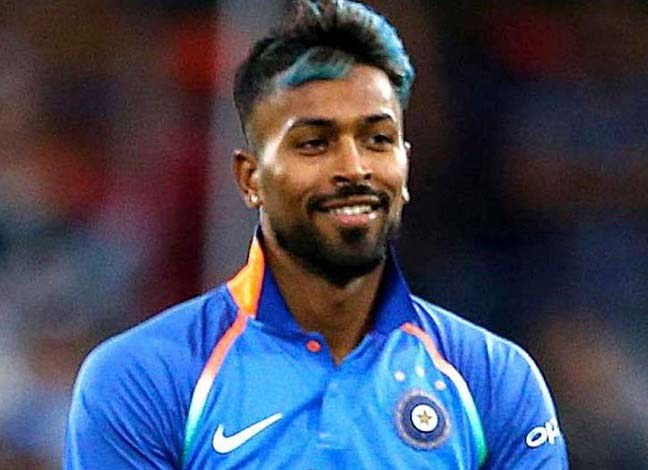
#> input picture Dataset/Hardik Pandya/Image_21.png, 648 x 470 px; its folder holds only this picture in this run
$ python Prepare_dataset.py
#> lines starting #> are read from the running program, lines starting #| are printed output that depends on the picture
import os
import cv2

# ==========================================
# Paths
# ==========================================

SOURCE_DATASET = "Dataset"
OUTPUT_DATASET = "Dataset_Faces"

# Supported image formats
VALID_EXTENSIONS = (
    ".jpg",
    ".jpeg",
    ".png",
    ".bmp",
    ".webp"
)

# ==========================================
# Create output folder
# ==========================================

os.makedirs(OUTPUT_DATASET, exist_ok=True)

# ==========================================
# Load Haar Cascade Face Detector
# ==========================================

face_cascade = cv2.CascadeClassifier(
    cv2.data.haarcascades +
    "haarcascade_frontalface_default.xml"
)

if face_cascade.empty():
    print("ERROR: Could not load face detector.")
    exit()

# ==========================================
# Counters
# ==========================================

total_images = 0
successful_faces = 0
no_face = 0
invalid_images = 0

# ==========================================
# Process each player folder
# ==========================================

for player_name in sorted(os.listdir(SOURCE_DATASET)):

    player_path = os.path.join(
        SOURCE_DATASET,
        player_name
    )

    # Ignore files; process only folders
    if not os.path.isdir(player_path):
        continue

    # Create corresponding output folder
    output_player_path = os.path.join(
        OUTPUT_DATASET,
        player_name
    )

    os.makedirs(
        output_player_path,
        exist_ok=True
    )

    player_total = 0
    player_success = 0

    print("\n====================================")
    print("Processing:", player_name)
    print("====================================")

    # ======================================
    # Process each image
    # ======================================

    for filename in os.listdir(player_path):

        if not filename.lower().endswith(
            VALID_EXTENSIONS
        ):
            continue

        total_images += 1
        player_total += 1

        input_path = os.path.join(
            player_path,
            filename
        )

        # Read image
        image = cv2.imread(input_path)
#> image is the input picture: shape (470, 648, 3); mean B, G, R 94, 72, 66.5

        if image is None:
            print("Invalid image:", filename)
            invalid_images += 1
            continue

        # Convert to grayscale
        gray = cv2.cvtColor(
            image,
            cv2.COLOR_BGR2GRAY
        )
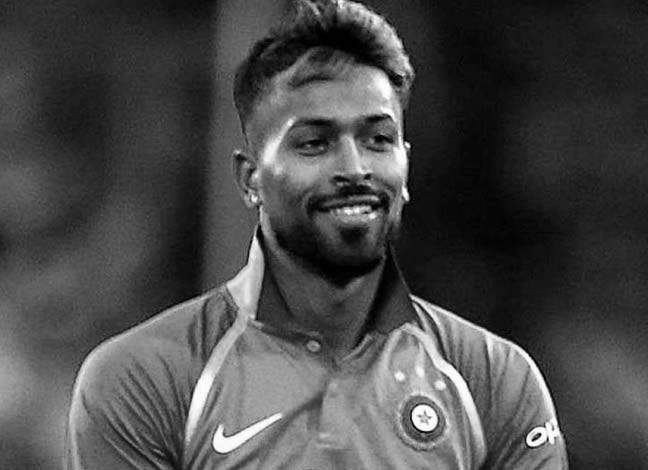
#> gray: shape (470, 648); min 0, max 255, mean 72.9

        # ==================================
        # Detect faces
        # ==================================

        faces = face_cascade.detectMultiScale(
            gray,
            scaleFactor=1.1,
            minNeighbors=5,
            minSize=(50, 50)
        )
#> faces = [[254, 65, 186, 186]]

        # No face detected
        if len(faces) == 0:
            print("No face:", filename)
            no_face += 1
            continue

        # ==================================
        # Select largest face
        # ==================================

        largest_face = max(
            faces,
            key=lambda rect: rect[2] * rect[3]
        )
#> largest_face = [254, 65, 186, 186]

        x, y, w, h = largest_face
#> x = 254; y = 65; w = 186; h = 186

        # ==================================
        # Add small margin around face
        # ==================================

        margin = 20

        x1 = max(0, x - margin)
#> x1 = 234
        y1 = max(0, y - margin)
#> y1 = 45

        x2 = min(
            image.shape[1],
            x + w + margin
        )
#> x2 = 460

        y2 = min(
            image.shape[0],
            y + h + margin
        )
#> y2 = 271

        face = image[
            y1:y2,
            x1:x2
        ]
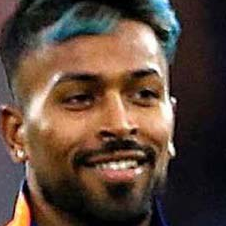
#> face: shape (226, 226, 3); mean B, G, R 57.5, 70.2, 91.5

        # ==================================
        # Check cropped face
        # ==================================

        if face.size == 0:
            print("Invalid face crop:", filename)
            invalid_images += 1
            continue

        # ==================================
        # Save cropped face
        # ==================================

        output_path = os.path.join(
            output_player_path,
            filename
        )

        success = cv2.imwrite(
            output_path,
            face
        )

        if success:
            successful_faces += 1
            player_success += 1
        else:
            print("Could not save:", filename)
            invalid_images += 1

    print(
        f"{player_name}: "
        f"{player_success}/{player_total} faces saved"
    )
#> pass 2 of the loop `for player_name in sorted(os.listdir(SOURCE_DATASET)):`:
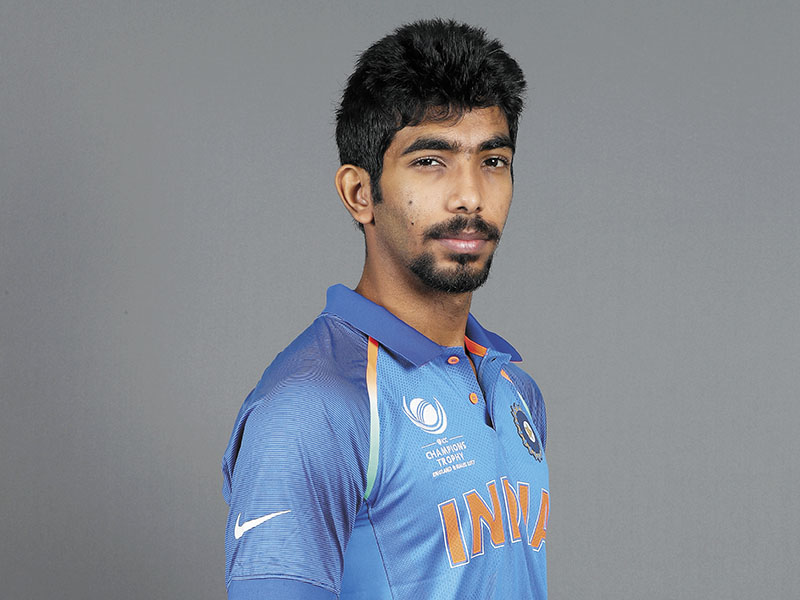
#> input picture Dataset/Jasprit Bumrah/Image_12 (7).jpg, 800 x 600 px
#> image is the input picture: shape (600, 800, 3); mean B, G, R 144.9, 136, 130.2
#> `gray = cv2.cvtColor( image, cv2.COLOR_BGR2GRAY )`:
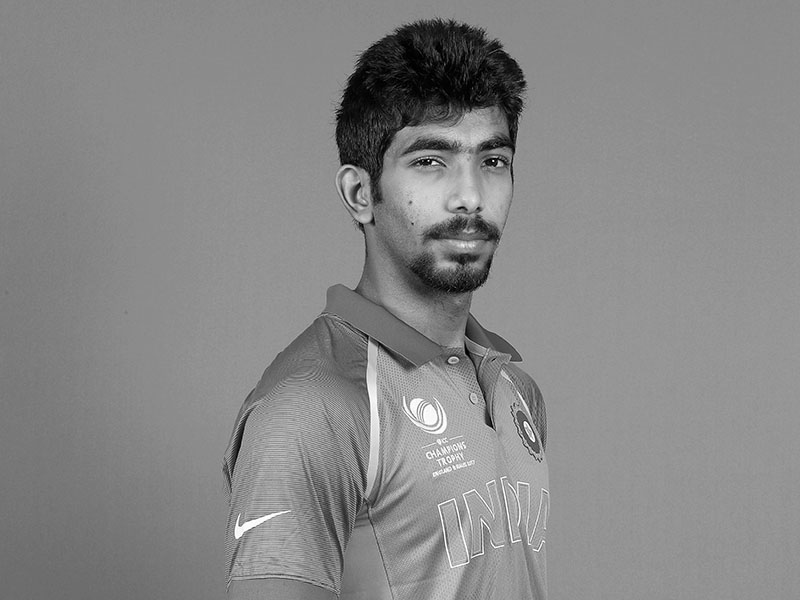
#> gray: shape (600, 800); min 0, max 255, mean 135.2
#> faces = [[356, 79, 213, 213]]
#> largest_face = [356, 79, 213, 213]
#> x = 356; y = 79; w = 213
#> x1 = 336
#> y1 = 59
#> x2 = 589
#> y2 = 312
#> `face = image[ y1:y2, x1:x2 ]`:
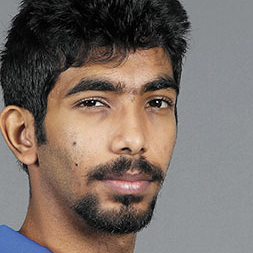
#> face: shape (253, 253, 3); mean B, G, R 102, 108.9, 121


# ==========================================
# Final Report
# ==========================================

print("\n")
print("==========================================")
print("       DATASET PREPARATION COMPLETED")
print("==========================================")

print(
    f"Total images found: {total_images}"
)

print(
    f"Faces successfully saved: {successful_faces}"
)

print(
    f"No face detected: {no_face}"
)

print(
    f"Invalid/failed images: {invalid_images}"
)

print(
    f"Output dataset: {OUTPUT_DATASET}"
)

print("==========================================")
